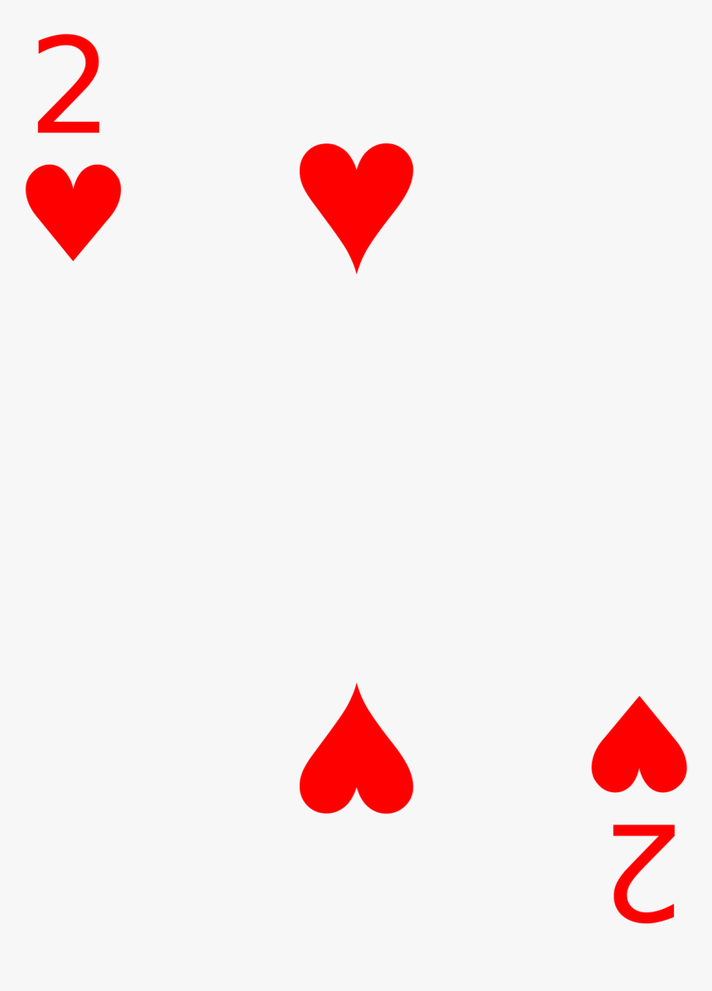
#> input picture cross_correlation/2heart.png, 712 x 991 px, shrunk from 860 x 1196 before the run, given in place of 9-ro.jpeg, which was not available
$ python ass4.py
#> lines starting #> are read from the running program, lines starting #| are printed output that depends on the picture; after the words box and inside, x2 and y2 are one past the last pixel; in counts of white or black regions, pixels touching at a corner belong together; pictures that were not available may be replaced by others from this repository, and a replacement may not be noted
import cv2
import numpy as np
card=cv2.imread('9-ro.jpeg')
#> card is the input picture: shape (991, 712, 3); mean B, G, R 235.3, 235.3, 247.4
filter=cv2.imread('template.png')
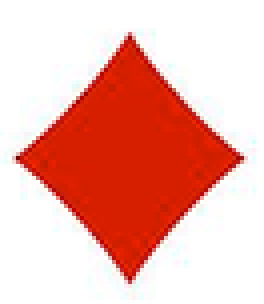
#> input picture cross_correlation/template.png, 66 x 76 px, shrunk from 80 x 92 before the run (shown 4 times larger)
#> filter is the input picture: shape (76, 66, 3); mean B, G, R 171.4, 180.6, 239.7

def correlation(arr1,arr2):
    corr = []
    for i in range(len(arr1)-len(arr2)+1):
        temp = []
        for j in range(len(arr1[0])-len(arr2)+1):
            arr3 = arr1[i:i+len(arr2),j:j+len(arr2[0])] * arr2
            temp.append(np.sum(arr3))
        corr.append(temp)
    return(corr)


h,w,t = filter.shape
#> h = 76; w = 66; t = 3
arr1=np.array(card)
arr2=np.array(filter)/255.0

temp=correlation(arr1,arr2)
#> after the loop in correlation, `for i in range(len(arr1)-len(arr2)+1):`: corr = 916 items
#> temp = 916 items
temp = np.array(temp)
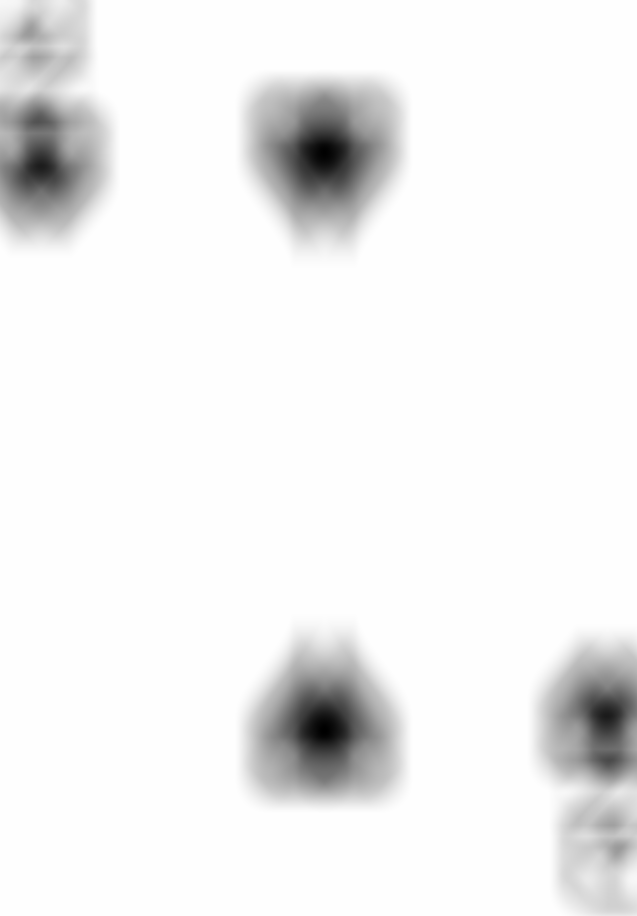
#> temp: shape (916, 637) float64; min 1293634.6, max 2875077.2, mean 2787445.9; drawn with min black and max white
temp = (temp-temp.min()) / (temp.max()-temp.min())


min_val, max_val, min_loc, max_loc = cv2.minMaxLoc(temp)
#> min_val = 0; max_val = 1; min_loc = (324, 730); max_loc = (233, 102)
top_left1 = min_loc
#> top_left1 = (324, 730)
bottom_right1 = (top_left1[0]+w, top_left1[1]+h)
#> bottom_right1 = (390, 806)
color = (255, 0, 0)

#cv2.circle(card,top_left1,bottom_right1,20, color,5)
cv2.rectangle(card,top_left1,bottom_right1,color,2)
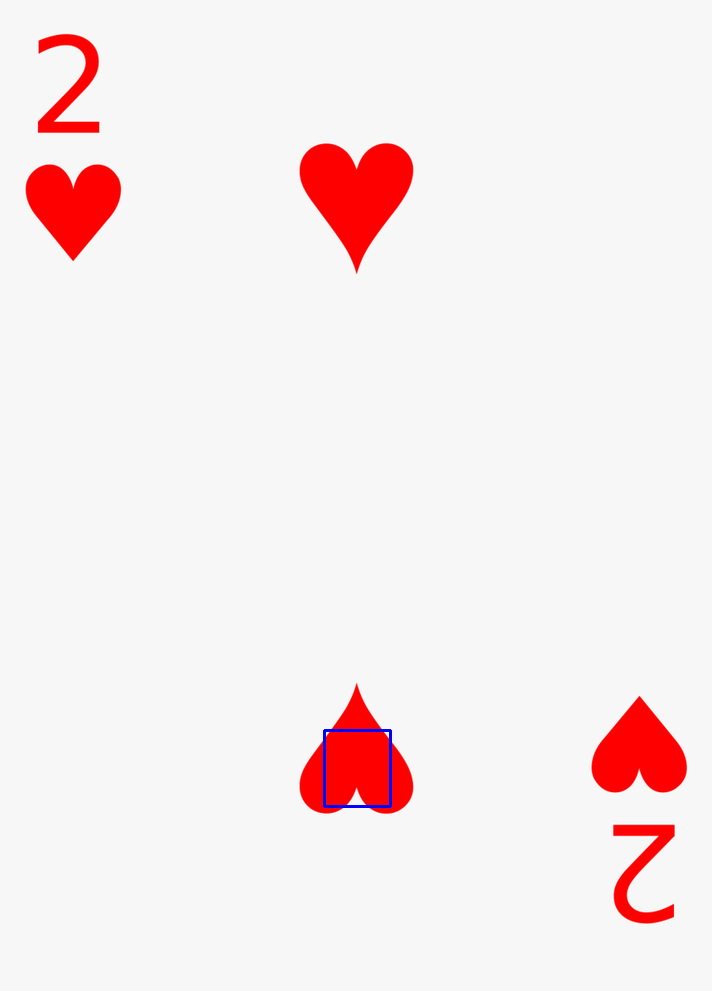
#> card: shape (991, 712, 3); 0.12% of pixels changed, all inside (x1, y1, x2, y2) = (323, 729, 392, 808)
cv2.imshow('card',card)
cv2.waitKey(0)
